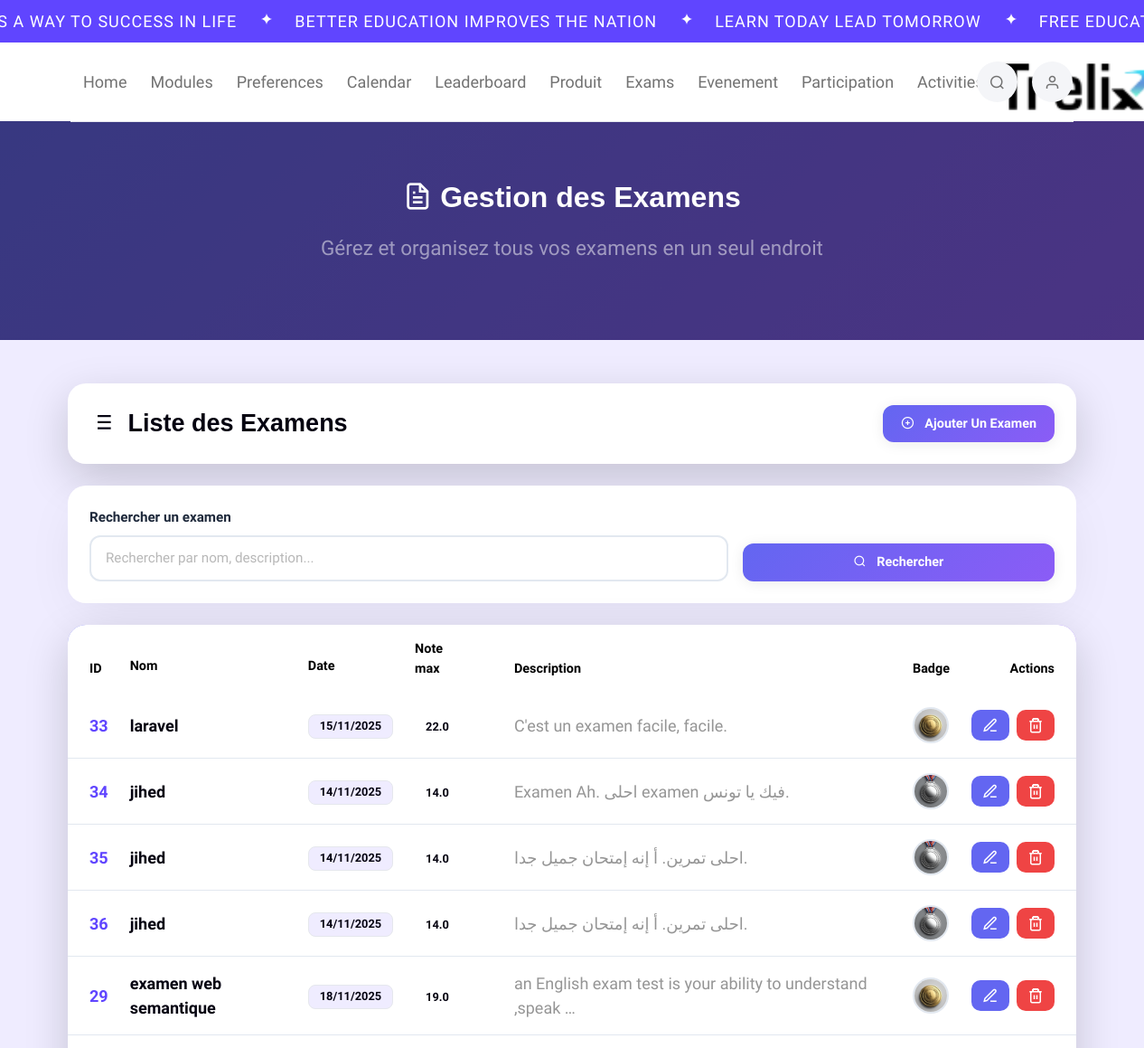
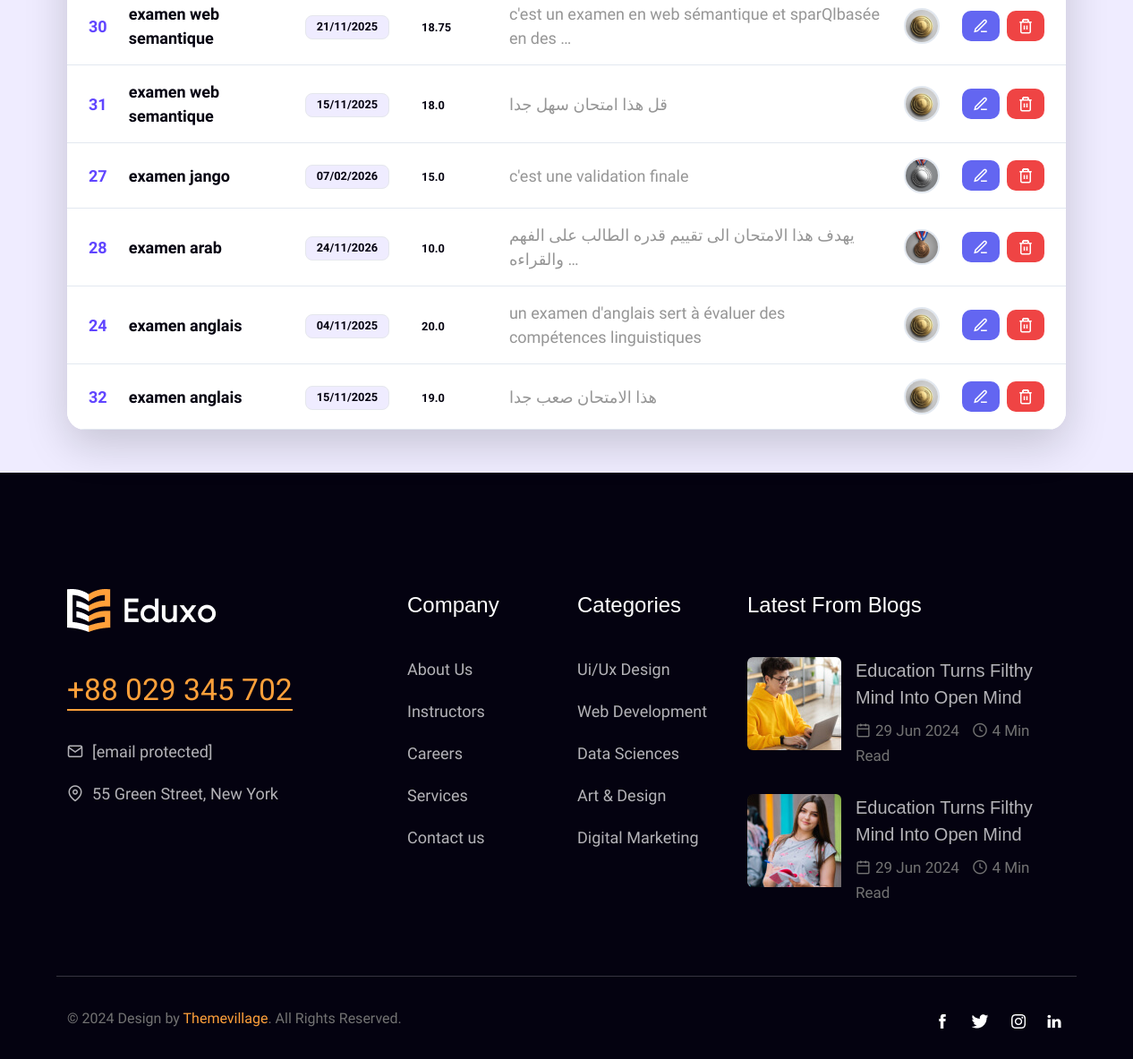
The page /api/?order=-nom&search= on the database its author committed (2 pictures, top to bottom).
### evaluation/models.py (models this page shows, shortened)
class Examen(models.Model):
    nom = models.CharField(max_length=200)
    date_examen = models.DateField()
    note_max = models.FloatField()
    description = models.TextField(blank=True, null=True)
    badge = models.ForeignKey(Badge, on_delete=models.SET_NULL, null=True, blank=True, related_name="examens")

class Badge(models.Model):
    type = models.CharField(max_length=50)
    image = models.ImageField(upload_to='badges/', blank=True, null=True)

### evaluation/views.py (the view)
# urls.py: path('', views.examen_list, name='examen_list'),
def examen_list(request):
    search = request.GET.get('search', '')  # recherche par texte
    order = request.GET.get('order', '-id')  # tri par défaut : derniers d'abord
    examens = Examen.objects.all()
    if search:
        examens = examens.filter(
            Q(nom__icontains=search) |
            Q(description__icontains=search) |
            Q(note_max__icontains=search)
        )
    examens = examens.order_by(order)
    return render(request, 'examens_list.html', {
        'examens': examens,
        'search': search,
        'order': order
    })

### evaluation/templates/examens_list.html (shortened to what this page needs)
{% extends "trelix_app/base.html" %}
{% load static %}
{% block content %}
{% include 'trelix_app/header.html' %}
{% get_static_prefix as STATIC_PREFIX %}
<section class="promo-sec position-relative overflow-hidden"
 style="background: linear-gradient(135deg, rgba(99,102,241,.95) 0%, rgba(139,92,246,.95) 100%); padding:60px 0;">
  <div class="container">
    <div class="row">
      <div class="col-lg-12 text-center">
        <h1 class="display-4 text-white fw-bold mb-3">
          <i class="feather-icon icon-file-text"></i> Gestion des Examens
        </h1>
        <p class="text-white-50 fs-5 mb-4">
          Gérez et organisez tous vos examens en un seul endroit
        </p>
      </div>
    </div>
  </div>
</section>
<section class="py-5 bg-light">
  <div class="container">
    <div class="row justify-content-center">
      <div class="col-12">
        <div class="card border-0 shadow-lg custom-card mb-4">
          <div class="card-body p-4">
            <div class="row align-items-center">
              <div class="col-md-8">
                <h3 class="h4 mb-0 text-dark">
                  <i class="feather-icon icon-list me-2"></i>
                  Liste des Examens
                </h3>
              </div>
              <div class="col-md-4 text-end">
                <a href="/api/examens/ajouter/" class="btn btn-custom-primary">
                  <i class="feather-icon icon-plus-circle me-2"></i>
                  Ajouter un examen
                </a>
              </div>
            </div>
          </div>
        </div>
        <div class="card border-0 shadow-sm custom-card mb-4">
          <div class="card-body p-4">
            <form method="GET" class="row g-3 align-items-end">
              <div class="col-md-8">
                <label class="form-label-custom">Rechercher un examen</label>
                <div class="input-wrapper">
                  <input type="text" name="search" class="form-control-custom"
                         placeholder="Rechercher par nom, description..." value="{{ search }}">
                </div>
              </div>
              <div class="col-md-4">
                <button type="submit" class="btn btn-custom-primary w-100">
                  <i class="feather-icon icon-search me-2"></i>
                  Rechercher
                </button>
              </div>
            </form>
          </div>
        </div>
        <div class="card border-0 shadow-lg custom-card">
          <div class="card-body p-0">
            <div class="table-responsive">
              <table class="table table-hover align-middle mb-0">
                <thead class="table-custom-header">
                  <tr>
                    <th class="ps-4">ID</th>
                    <th>
                      <div class="d-flex align-items-center gap-1">
                        <span>Nom</span>
                        <div class="sort-buttons">
                          <a href="?order=nom&search={{ search }}" class="sort-link" title="Tri croissant">▲</a>
                          <a href="?order=-nom&search={{ search }}" class="sort-link" title="Tri décroissant">▼</a>
                        </div>
                      </div>
                    </th>
                    <th>
                      <div class="d-flex align-items-center gap-1">
                        <span>Date</span>
                        <div class="sort-buttons">
                          <a href="?order=date_examen&search={{ search }}" class="sort-link" title="Tri croissant">▲</a>
                          <a href="?order=-date_examen&search={{ search }}" class="sort-link" title="Tri décroissant">▼</a>
                        </div>
                      </div>
                    </th>
                    <th>
                      <div class="d-flex align-items-center gap-1">
                        <span>Note max</span>
                        <div class="sort-buttons">
                          <a href="?order=note_max&search={{ search }}" class="sort-link" title="Tri croissant">▲</a>
                          <a href="?order=-note_max&search={{ search }}" class="sort-link" title="Tri décroissant">▼</a>
                        </div>
                      </div>
                    </th>
                    <th>Description</th>
                    <th>Badge</th>
                    <th class="text-end pe-4">Actions</th>
                  </tr>
                </thead>
                <tbody>
                {% for examen in examens %}
                  <tr class="table-row-custom">
                    <td class="ps-4 fw-semibold text-primary">{{ examen.id }}</td>
                    <td class="fw-semibold text-dark">{{ examen.nom }}</td>
                    <td>
                      <span class="badge bg-light text-dark border">
                        {{ examen.date_examen|date:"d/m/Y" }}
                      </span>
                    </td>
                    <td>
                      <span class="badge bg-warning text-dark">
                        {{ examen.note_max }}
                      </span>
                    </td>
                    <td class="text-muted">
                      {{ examen.description|default:"—"|truncatewords:10 }}
                    </td>
                    <td>
                      {% if examen.badge and examen.badge.image %}
                        <img src="{{ examen.badge.image.url }}" class="badge-img" alt="badge">
                      {% else %}
                        <span class="text-muted">—</span>
                      {% endif %}
                    </td>
                    <td class="text-end pe-4">
                      <div class="btn-group-custom">
                        <a href="/api/examens/modifier/{{ examen.id }}/" class="btn btn-action-primary" title="Modifier">
                          <i class="feather-icon icon-edit-3"></i>
                        </a>
                        <a href="/api/examens/supprimer/{{ examen.id }}/"
                           class="btn btn-action-danger"
                           title="Supprimer"
                           onclick="return confirm('Voulez-vous vraiment supprimer cet examen ?')">
                          <i class="feather-icon icon-trash-2"></i>
                        </a>
                      </div>
                    </td>
                  </tr>
                {% endfor %}
                </tbody>
              </table>
            </div>
          </div>
        </div>
      </div>
    </div>
  </div>
</section>
{% include 'trelix_app/footer.html' %}
{% endblock %}

### trelix_app/static/css/feather.css (style rules this page uses)
.feather-icon { font-family: "feather-icons"; display: inline-block; line-height: 1; font-weight: normal; font-style: normal; speak: none; text-decoration: inherit; text-transform: none; text-rendering: auto; -webkit-font-smoothing: antialiased; -moz-osx-font-smoothing: grayscale; }
.icon-edit-3:before { content: "\f15d"; }
.icon-file-text:before { content: "\f168"; }
.icon-list:before { content: "\f18e"; }
.icon-plus-circle:before { content: "\f1bd"; }
.icon-search:before { content: "\f1cd"; }
.icon-trash-2:before { content: "\f1f0"; }

### evaluation/templates/examens_list.html (style rules this page uses)
:root { --primary-color: #6366f1; --primary-dark: #4f46e5; --secondary-color: #6c757d; --success-color: #10b981; --danger-color: #ef4444; --warning-color: #f59e0b; --border-color: #e2e8f0; --shadow-light: 0 2px 15px rgba(0,0,0,0.08); --shadow-medium: 0 5px 25px rgba(0,0,0,0.1); --gradient-primary: linear-gradient(135deg, #6366f1 0%, #8b5cf6 100%); }
.custom-card { border-radius: 20px; overflow: hidden; transition: transform 0.3s ease, box-shadow 0.3s ease; }
.form-label-custom { color: #1e293b !important; font-weight: 600; font-size: 0.95rem; margin-bottom: 8px; display: block; }
.form-control-custom { width: 100%; padding: 12px 16px; border: 2px solid var(--border-color); border-radius: 12px; background: #fff; font-size: 0.95rem; transition: all 0.3s ease; }
.btn-custom-primary { background: var(--gradient-primary); border: none; color: white; padding: 10px 20px; border-radius: 12px; font-weight: 600; font-size: 0.9rem; transition: all 0.3s ease; box-shadow: var(--shadow-light); }
.table-custom-header { background: var(--gradient-primary); color: white; }
.table-custom-header th { border: none; padding: 16px 12px; font-weight: 600; font-size: 0.9rem; }
.table-row-custom { transition: all 0.3s ease; border-bottom: 1px solid var(--border-color); }
.table-row-custom td { padding: 16px 12px; border: none; }
.sort-buttons { display: flex; flex-direction: column; gap: 2px; margin-left: 8px; }
.sort-link { color: rgba(255, 255, 255, 0.9); text-decoration: none; font-size: 0.8rem; line-height: 0.8; transition: all 0.3s ease; background: rgba(255, 255, 255, 0.2); border-radius: 3px; padding: 2px 4px; display: flex; align-items: center; justify-content: center; width: 20px; height: 12px; }
.btn-group-custom { display: flex; gap: 8px; justify-content: flex-end; }
.btn-action-primary, .btn-action-danger { padding: 8px 12px; border-radius: 10px; border: none; color: white; transition: all 0.3s ease; display: flex; align-items: center; justify-content: center; }
.btn-action-primary { background: var(--primary-color); }
.btn-action-danger { background: var(--danger-color); }
.badge-img { width: 40px; height: 40px; border-radius: 50%; object-fit: cover; border: 2px solid var(--border-color); }
.badge { padding: 6px 12px; border-radius: 8px; font-weight: 600; font-size: 0.8rem; }
.custom-card { animation: fadeIn 0.5s ease forwards; }

### rows shown on the page
Examen: id "33", nom "laravel", date_examen "15/11/2025", note_max "22.0", description "C'est un examen facile, facile.", badge.image (picture)
Examen: id "34", nom "jihed", date_examen "14/11/2025", note_max "14.0", description "Examen Ah. احلى examen فيك يا تونس.", badge.image (picture)
Examen: id "35", nom "jihed", date_examen "14/11/2025", note_max "14.0", description "احلى تمرين. أ إنه إمتحان جميل جدا.", badge.image (picture)
Examen: id "36", nom "jihed", date_examen "14/11/2025", note_max "14.0", description "احلى تمرين. أ إنه إمتحان جميل جدا.", badge.image (picture)
Examen: id "29", nom "examen web semantique", date_examen "18/11/2025", note_max "19.0", description "an English exam test is your ability to understand ,speak …", badge.image (picture)
Examen: id "30", nom "examen web semantique", date_examen "21/11/2025", note_max "18.75", description "c'est un examen en web sémantique et sparQlbasée en des …", badge.image (picture)
Examen: id "31", nom "examen web semantique", date_examen "15/11/2025", note_max "18.0", description "قل هذا امتحان سهل جدا", badge.image (picture)
Examen: id "27", nom "examen jango", date_examen "07/02/2026", note_max "15.0", description "c'est une validation finale", badge.image (picture)
Examen: id "28", nom "examen arab", date_examen "24/11/2026", note_max "10.0", description "يهدف هذا الامتحان الى تقييم قدره الطالب على الفهم والقراءه …", badge.image (picture)
Examen: id "24", nom "examen anglais", date_examen "04/11/2025", note_max "20.0", description "un examen d'anglais sert à évaluer des compétences linguistiques", badge.image (picture)
Examen: id "32", nom "examen anglais", date_examen "15/11/2025", note_max "19.0", description "هذا الامتحان صعب جدا", badge.image (picture)
